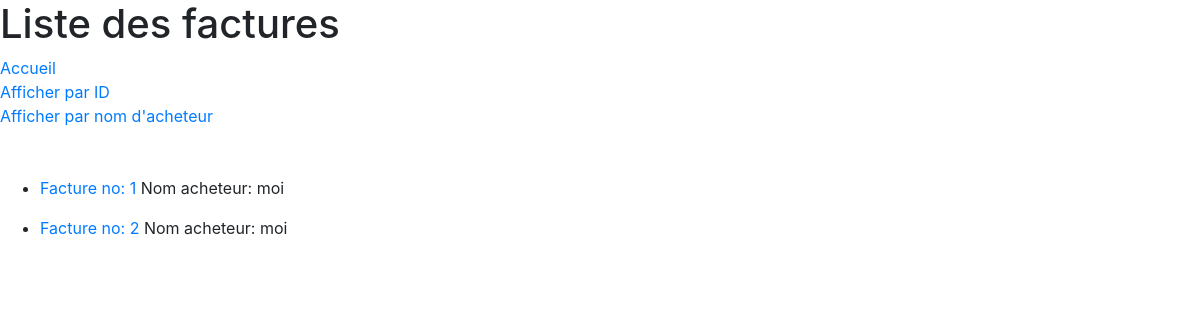
/magasin/facture/list/, run on an earlier commit of the app's database.
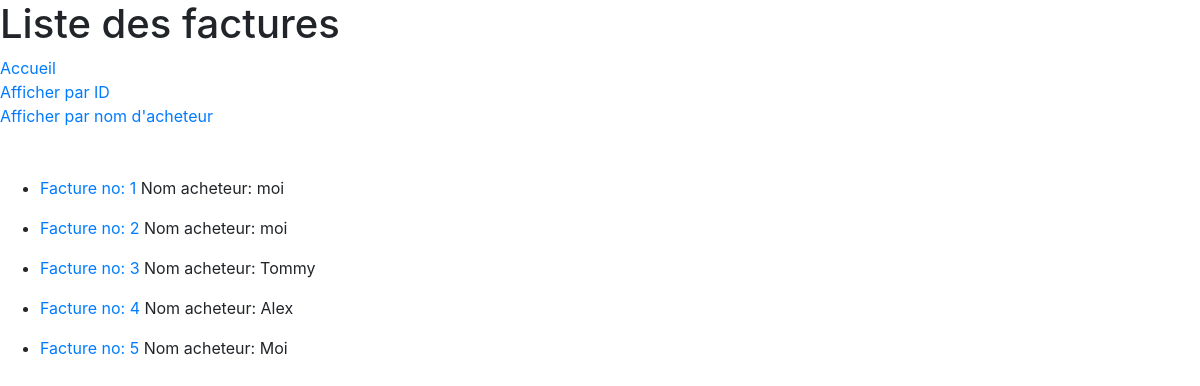
And on a later commit of the database.
### magasin/models.py (models this page shows)
class Facture(models.Model):
    voitureVendue = models.ForeignKey(
        'Voiture',
        on_delete=models.DO_NOTHING,
    )
    montant = models.FloatField()
    nom_acheteur = models.CharField(max_length=50)
    def get_absolute_url(self):
        return reverse('magasin:facture-detail', kwargs={'pk': self.pk})

### magasin/views.py (the view)
# urls.py: path('facture/list/', FactureList.as_view(), name='facture-list'),
class FactureList(ListView):
    model = Facture
    context_object_name = 'facture_list'
    fields = '__all__'
    def get_ordering(self):
        ordering = self.request.GET.get('orderby', 'id')
        return ordering

### magasin/templates/magasin/facture_list.html
{% extends "magasin/base.html" %}
{% block content %}
<h1>Liste des factures</h1>
<a href="/">Accueil</a><br>
<a href="{% url 'magasin:facture-list' %}">Afficher par ID</a><br>
<a href="{% url 'magasin:facture-list' %}?orderby=nom_acheteur">Afficher par nom d'acheteur</a><br>
<br><br>
  {% if facture_list %}
  <ul>
    {% for facture in facture_list %}
      <li>
        <p><a href="{{ facture.get_absolute_url }}">
			Facture no: {{ facture.id }}</a> Nom acheteur: {{ facture.nom_acheteur }} </p>
      </li>
    {% endfor %}
  </ul>
  {% else %}
    <p>Aucune facture à afficher.</p>
  {% endif %}
{% endblock content %}

### magasin/templates/magasin/base.html (shortened to what this page needs)
<!DOCTYPE html PUBLIC "-//W3C//DTD XHTML 1.0 Strict//EN"
"http://www.w3.org/TR/xhtml1/DTD/xhtml1-strict.dtd">
<html xmlns="http://www.w3.org/1999/xhtml" lang="en" xml:lang="en">
<head>
	{% load static %}
	<link rel="stylesheet" href="https://stackpath.bootstrapcdn.com/bootstrap/4.1.1/css/bootstrap.min.css">
</head>
<body>
	<div class="content">
		{% block content %}
		{% endblock content %}
	</div>
</body>
</html>

What changed in the data, as far as the page shows it:
added Facture: id "3", nom_acheteur "Tommy"
added Facture: id "4", nom_acheteur "Alex"
added Facture: id "5", nom_acheteur "Moi"
